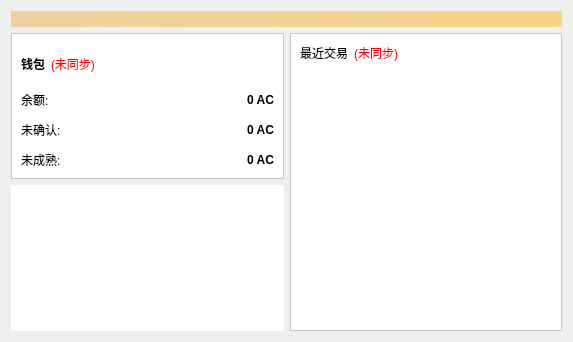
<?xml version="1.0" encoding="UTF-8"?>
<ui version="4.0">
 <class>OverviewPage</class>
 <widget class="QWidget" name="OverviewPage">
  <property name="geometry">
   <rect>
    <x>0</x>
    <y>0</y>
    <width>573</width>
    <height>342</height>
   </rect>
  </property>
  <property name="font">
   <font>
    <family>Microsoft YaHei UI Light</family>
   </font>
  </property>
  <property name="windowTitle">
   <string>Form</string>
  </property>
  <layout class="QVBoxLayout" name="topLayout">
   <item>
    <widget class="QLabel" name="labelAlerts">
     <property name="visible">
      <bool>false</bool>
     </property>
     <property name="styleSheet">
      <string notr="true">background-color: qlineargradient(x1: 0, y1: 0, x2: 1, y2: 0, stop:0 #F0D0A0, stop:1 #F8D488); color:#000000;</string>
     </property>
     <property name="wordWrap">
      <bool>true</bool>
     </property>
     <property name="margin">
      <number>3</number>
     </property>
    </widget>
   </item>
   <item>
    <layout class="QHBoxLayout" name="horizontalLayout" stretch="1,1">
     <item>
      <layout class="QVBoxLayout" name="verticalLayout_2">
       <item>
        <widget class="QFrame" name="frame">
         <property name="styleSheet">
          <string notr="true">background-color: rgb(255, 255, 255);</string>
         </property>
         <property name="frameShape">
          <enum>QFrame::StyledPanel</enum>
         </property>
         <property name="frameShadow">
          <enum>QFrame::Raised</enum>
         </property>
         <layout class="QVBoxLayout" name="verticalLayout_4">
          <item>
           <layout class="QHBoxLayout" name="horizontalLayout_4">
            <item>
             <widget class="QLabel" name="label_5">
              <property name="font">
               <font>
                <weight>75</weight>
                <bold>true</bold>
               </font>
              </property>
              <property name="text">
               <string>钱包</string>
              </property>
             </widget>
            </item>
            <item>
             <widget class="QLabel" name="labelWalletStatus">
              <property name="toolTip">
               <string>The displayed information may be out of date. Your wallet automatically synchronizes with the Jtccoin network after a connection is established, but this process has not completed yet.</string>
              </property>
              <property name="styleSheet">
               <string notr="true">QLabel { color: red; }</string>
              </property>
              <property name="text">
               <string notr="true">(未同步)</string>
              </property>
              <property name="alignment">
               <set>Qt::AlignLeading|Qt::AlignLeft|Qt::AlignVCenter</set>
              </property>
             </widget>
            </item>
            <item>
             <spacer name="horizontalSpacer_2">
              <property name="orientation">
               <enum>Qt::Horizontal</enum>
              </property>
              <property name="sizeHint" stdset="0">
               <size>
                <width>40</width>
                <height>20</height>
               </size>
              </property>
             </spacer>
            </item>
           </layout>
          </item>
          <item>
           <layout class="QFormLayout" name="formLayout_2">
            <property name="fieldGrowthPolicy">
             <enum>QFormLayout::AllNonFixedFieldsGrow</enum>
            </property>
            <property name="horizontalSpacing">
             <number>12</number>
            </property>
            <property name="verticalSpacing">
             <number>12</number>
            </property>
            <item row="0" column="0">
             <widget class="QLabel" name="label">
              <property name="text">
               <string>余额:</string>
              </property>
             </widget>
            </item>
            <item row="0" column="1">
             <widget class="QLabel" name="labelBalance">
              <property name="font">
               <font>
                <weight>75</weight>
                <bold>true</bold>
               </font>
              </property>
              <property name="cursor">
               <cursorShape>IBeamCursor</cursorShape>
              </property>
              <property name="toolTip">
               <string>Your current balance</string>
              </property>
              <property name="text">
               <string notr="true">0 AC</string>
              </property>
              <property name="alignment">
               <set>Qt::AlignRight|Qt::AlignTrailing|Qt::AlignVCenter</set>
              </property>
              <property name="textInteractionFlags">
               <set>Qt::LinksAccessibleByMouse|Qt::TextSelectableByKeyboard|Qt::TextSelectableByMouse</set>
              </property>
             </widget>
            </item>
            <item row="1" column="0">
             <widget class="QLabel" name="label_3">
              <property name="text">
               <string>未确认:</string>
              </property>
             </widget>
            </item>
            <item row="1" column="1">
             <widget class="QLabel" name="labelUnconfirmed">
              <property name="font">
               <font>
                <weight>75</weight>
                <bold>true</bold>
               </font>
              </property>
              <property name="cursor">
               <cursorShape>IBeamCursor</cursorShape>
              </property>
              <property name="toolTip">
               <string>Total of transactions that have yet to be confirmed, and do not yet count toward the current balance</string>
              </property>
              <property name="text">
               <string notr="true">0 AC</string>
              </property>
              <property name="alignment">
               <set>Qt::AlignRight|Qt::AlignTrailing|Qt::AlignVCenter</set>
              </property>
              <property name="textInteractionFlags">
               <set>Qt::LinksAccessibleByMouse|Qt::TextSelectableByKeyboard|Qt::TextSelectableByMouse</set>
              </property>
             </widget>
            </item>
            <item row="2" column="0">
             <widget class="QLabel" name="labelImmatureText">
              <property name="text">
               <string>未成熟:</string>
              </property>
             </widget>
            </item>
            <item row="2" column="1">
             <widget class="QLabel" name="labelImmature">
              <property name="font">
               <font>
                <weight>75</weight>
                <bold>true</bold>
               </font>
              </property>
              <property name="toolTip">
               <string>Mined balance that has not yet matured</string>
              </property>
              <property name="text">
               <string notr="true">0 AC</string>
              </property>
              <property name="alignment">
               <set>Qt::AlignRight|Qt::AlignTrailing|Qt::AlignVCenter</set>
              </property>
              <property name="textInteractionFlags">
               <set>Qt::LinksAccessibleByMouse|Qt::TextSelectableByKeyboard|Qt::TextSelectableByMouse</set>
              </property>
             </widget>
            </item>
           </layout>
          </item>
         </layout>
        </widget>
       </item>
       <item>
        <widget class="QLabel" name="label_2">
         <property name="styleSheet">
          <string notr="true">background-color: rgb(255, 255, 255);</string>
         </property>
         <property name="text">
          <string/>
         </property>
         <property name="pixmap">
          <pixmap resource="../bitcoin.qrc">:/images/res/images/wallet_bgcoin.png</pixmap>
         </property>
         <property name="scaledContents">
          <bool>false</bool>
         </property>
         <property name="alignment">
          <set>Qt::AlignCenter</set>
         </property>
        </widget>
       </item>
      </layout>
     </item>
     <item>
      <layout class="QVBoxLayout" name="verticalLayout_3">
       <item>
        <widget class="QFrame" name="frame_2">
         <property name="styleSheet">
          <string notr="true">background-color: rgb(255, 255, 255);</string>
         </property>
         <property name="frameShape">
          <enum>QFrame::StyledPanel</enum>
         </property>
         <property name="frameShadow">
          <enum>QFrame::Raised</enum>
         </property>
         <layout class="QVBoxLayout" name="verticalLayout">
          <item>
           <layout class="QHBoxLayout" name="horizontalLayout_2">
            <item>
             <widget class="QLabel" name="label_4">
              <property name="text">
               <string>&lt;html&gt;&lt;head/&gt;&lt;body&gt;&lt;p&gt;最近交易&lt;/p&gt;&lt;/body&gt;&lt;/html&gt;</string>
              </property>
             </widget>
            </item>
            <item>
             <widget class="QLabel" name="labelTransactionsStatus">
              <property name="toolTip">
               <string>The displayed information may be out of date. Your wallet automatically synchronizes with the Jtccoin network after a connection is established, but this process has not completed yet.</string>
              </property>
              <property name="styleSheet">
               <string notr="true">QLabel { color: red; }</string>
              </property>
              <property name="text">
               <string notr="true">(未同步)</string>
              </property>
              <property name="alignment">
               <set>Qt::AlignRight|Qt::AlignTrailing|Qt::AlignVCenter</set>
              </property>
             </widget>
            </item>
            <item>
             <spacer name="horizontalSpacer">
              <property name="orientation">
               <enum>Qt::Horizontal</enum>
              </property>
              <property name="sizeHint" stdset="0">
               <size>
                <width>40</width>
                <height>20</height>
               </size>
              </property>
             </spacer>
            </item>
           </layout>
          </item>
          <item>
           <widget class="QListView" name="listTransactions">
            <property name="styleSheet">
             <string notr="true">QListView { background: transparent; }</string>
            </property>
            <property name="frameShape">
             <enum>QFrame::NoFrame</enum>
            </property>
            <property name="verticalScrollBarPolicy">
             <enum>Qt::ScrollBarAlwaysOff</enum>
            </property>
            <property name="horizontalScrollBarPolicy">
             <enum>Qt::ScrollBarAlwaysOff</enum>
            </property>
            <property name="selectionMode">
             <enum>QAbstractItemView::NoSelection</enum>
            </property>
           </widget>
          </item>
         </layout>
        </widget>
       </item>
      </layout>
     </item>
    </layout>
   </item>
  </layout>
 </widget>
 <resources>
  <include location="../bitcoin.qrc"/>
 </resources>
 <connections/>
</ui>
